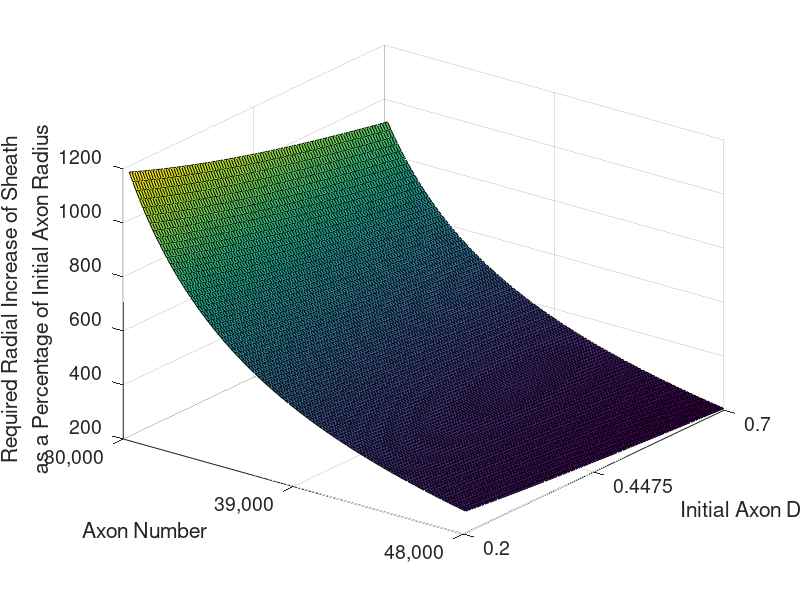
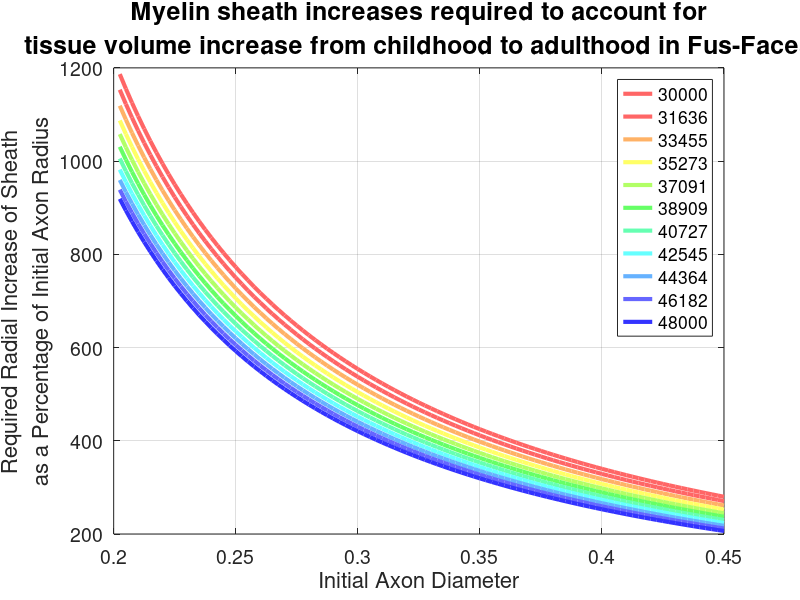

Write the MATLAB code that produced these figures, in order.
% qmrSimulations.m
%
% This code will plot results from a simulation to counter the argument
% that all the tissue volume development could be coming solely from
% myelination of axons. 

% The volume change in pFus-faces from childhood to adulthood is 0.0091mm^3
% If this change were due solely to increases in myelination of axons, then
% we can do some simple geometry to calculate how much an axon would have
% increase its myelination. We will assume the average length of an axon
% passing through a voxel is 0.5mm, and then we will sweep through three key
% parameters (axon number = A, initial myelin thickness = imt, and axon diameter = D). 

% We will bound our axon number using data measures from several animals
% reported in Carlo et al. 2012 (Upper limit of 50k neurons in cubic mm).
% From LaMantia, however, in the corpus callosum, only 73% to 96% of axons
% are myelinated by adulthood. So the upper limit of 50k axons per voxel is
% extremely liberal because (1) it was determined from V1 in animals which
% is probably denser than IT and (2) not all neurons will have myelinated
% axons, so they can't contribute to the development. So our range of axons
% number (A) will be 30,000<A<48,000

% We will bound our axon diameter using data measured from LaMantia et al.
% 1990 (from 0.4 micron diamter to 0.8 micron diameter, Figure 12).
% Note however that these are myelinated axons, so the diameter includes 
% myelin sheath thickness, so we will adjust the bounds to be 0.2 - 0.7.
% Unmyelinated axons are between 0.2 to 0.4 microns as reference. 
 
% We will bound initial myelin thickness from the same LaMantia paper to be
% between 0 to 0.1 micrometers. These were estimated from Figure 10, where axons
% can be either unmyelinated (zero) or very myelinated, with the thickness
% of myelin wrapping extending up to a thickness equal to the diameter of
% the smallest axon pictured in Figure 10, which they say is 0.1 microns.
% Again, these numbers are likely VERY liberal especially when one views
% the myelin stains of the fusiform in supplemental figure 8 which shows
% the amount of myelin within the adult cortex is likely an order of
% magnitude less than an in white matter from which these simulation
% numbers are being derived.

% Equation realting the volume change observed in pFus-faces from childhood
% to adulthood. First we need to know how much tissue volume increase there
% was:
% 615400000 is cubic um of macromolecules in kids right pFus, then there is 
% 77540400 cubic um of volume increase, so deltaV=77540400;

% This is plugged into the equation relating certain parameters to vol increase:
% r2 = sqrt( ((deltaV)/((A)*(pi)*(500))) + (D)^2 ); 

% Set our variable limits:
% Diameter range:
D = linspace(0.2, 0.7);
% Initial myelin thickness
imt = linspace(0, 0.1); % we won't sweep this variable and assume it's included in D
% Number of axons myelinated
A = linspace(30000, 48000);

% Now create the simulation surface
dataSurf = zeros(100,100);
for x=1:length(A)
    
    for y=1:length(D)
        r2 = sqrt( ((77540400)/((A(x))*(pi)*(500))) + (D(y)/2)^2 );
        r1 = (D(y)/2);
        dataSurf(x,y) = ((r2 - r1)/(r1)) * 100;
        %dataSurf(x,y) = (sqrt( ((9100000)/((A(x))*(pi)*(500))) + (D(y)/2)^2 ) - (D(y)/2) ) / (D(y)/2);
        
    end

end

% dataSurf thus contains a matrix whose values say, for a given number of
% axons and initial starting diameter of those axons in a given cubic mm of cortex,
% how much would the myelin have to increase radially in micrometers to
% account for the volume change

figure;
surf(dataSurf);
xlabel('Axon Number','FontSize',16)
ylabel('Initial Axon Diameter','FontSize',16)
zlabel({'Required Radial Increase of Sheath', 'as a Percentage of Initial Axon Radius'},'FontSize',16)
set(gca,'XTick',[0,50,100],'XTickLabel',{'30,000' '39,000' '48,000'})
set(gca,'YTick',[0,50,100],'YTickLabel',{'0.2' '0.4475' '0.7'})
set(gca,'FontSize',14)
view(37.5,30)

% Or plot lines in a 2D plot
figure; 
colors = [1 0.4 0.4; 1 0.7 0.4; 1 1 0.4; 0.7 1 0.4; 0.4 1 0.4; 0.4 1 0.7; 0.4 1 1; 0.4 0.7 1; 0.4 0.4 1; 0.2 0.2 1];
xax = [1:100];
plot(xax, dataSurf(1,:),'Color',colors(1,:),'LineWidth',3);
hold on;
for i=2:11
   plot(xax, dataSurf(10*(i-1),:),'Color',colors(i-1,:),'LineWidth',3);
   hold on;
end
grid on; 
set(gca,'XTickLabel',{'0.2' '0.25' '0.3' '0.35' '0.4' '0.45' '0.5' '0.55' '0.6' '0.65' '0.7'},'FontSize',14)
legend(num2str(A(1)),num2str(round(A(10))),num2str(round(A(20))),num2str(round(A(30))),num2str(round(A(40))),num2str(round(A(50))),num2str(round(A(60))),num2str(round(A(70))),num2str(round(A(80))),num2str(round(A(90))),num2str(round(A(100))))
xlabel('Initial Axon Diameter','FontSize',16)
ylabel({'Required Radial Increase of Sheath', 'as a Percentage of Initial Axon Radius'},'FontSize',16)
title({'Myelin sheath increases required to account for','tissue volume increase from childhood to adulthood in Fus-Faces'},'FontSize',18)
